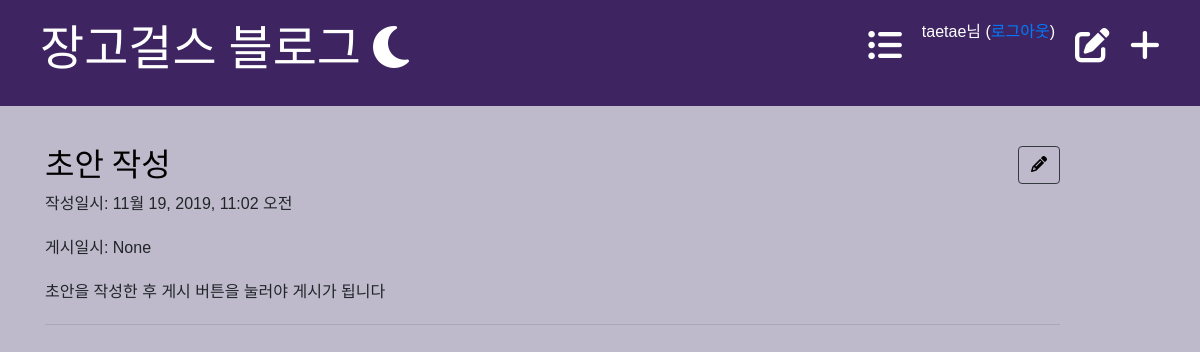
The page /blog/drafts/ (signed in) on the database its author committed.
### blog/models.py (models this page shows, shortened)
class Post(models.Model):
    author = models.ForeignKey(settings.AUTH_USER_MODEL, on_delete=models.CASCADE)
    title = models.CharField(max_length=200)
    text = models.TextField()
    created_date = models.DateTimeField(
        default=timezone.now
    )
    published_date = models.DateTimeField(
        blank=True, null=True
    )

### blog/views.py (the view)
# urls.py: path('drafts/', views.post_draft_list, name='post_draft_list'),
@login_required
def post_draft_list(request):
    posts = Post.objects.filter(published_date__isnull=True).order_by('created_date')
    return render(request, 'blog/post_draft_list.html', {'posts': posts})

### blog/templates/blog/post_draft_list.html
{% extends 'blog/base.html' %}
{% block content %}
    {% for post in posts %}
        <div class="post">
            {% if user.is_authenticated %}
                <a style="float: right;" class="btn btn-outline-dark" href="{% url 'post_edit' pk=post.pk %}" style="float: right">
                    <i class="fas fa-pencil-alt"></i>
                </a>
            {% endif %}
            <h2><a href="{% url 'post_detail' pk=post.pk %}">{{ post.title }}</a></h2>
            <p>작성일시: {{ post.created_date }}</p>
            <p>게시일시: {{ post.published_date }}</p>
            <p id="text">{{ post.text|truncatechars:200 }}</p>
            <hr/>
        </div>
    {% endfor %}
{% endblock %}

### blog/templates/blog/base.html (shortened to what this page needs)
<!DOCTYPE html>
{% load static %}
<html lang="en">
<head>
    <link rel="stylesheet" href="https://stackpath.bootstrapcdn.com/bootstrap/4.3.1/css/bootstrap.min.css">
    <link rel="stylesheet" href="{% static 'css/blog.css' %}">
</head>
<body>
    <div class="page-header">
        {% if user.is_authenticated %}
        <a href="{% url 'post_new' %}" class="top-menu"><i class="fas fa-plus"></i></a>
        <a href="{% url 'post_draft_list' %}" class="top-menu"><i class="fas fa-edit"></i></a>
        <p class="top-menu" style="font-size: 16px;">{{ user.username }}님 (<a href="{% url 'logout' %}">로그아웃</a>)</p>
        {% else %}
        <a href="{% url 'login' %}" class="top-menu"><i class="fas fa-lock"></i></a>
        {% endif %}
        <a href="{% url 'post_list' %}" class="top-menu"><i class="fas fa-list-ul"></i></a>
        <h1><a href="/">장고걸스 블로그 <i class="fas fa-moon"></i></a></h1>
    </div>
<div class="content container">
    <div class="row">
        <div class="col-md-11">
            {% block content %}
            {% endblock %}
        </div>
    </div>
</div>
</body>
</html>

### blog/static/css/blog.css (style rules this page uses)
.page-header { background-color: rgba(30, 0, 73, 0.8); margin-top: 0; padding: 20px 20px 20px 40px; }
.page-header h1, .page-header h1 a, .page-header h1 a:visited, .page-header h1 a:active { color: #ffffff; font-size: 36pt; text-decoration: none; }
h1, h2, h3, h4, .title { font-family: 'Gugi', cursive; }
h2 a { color: rgba(30, 0, 73, 0.8); }
.top-menu, .top-menu:hover, .top-menu:visited { color: #ffffff; float: right; font-size: 26pt; margin-right: 20px; font-family: 'Sunflower', sans-serif; }
.post, p { margin-bottom: 20px; font-family: 'Sunflower', sans-serif; }
.post a { color: rgb(0, 0, 0) }
body { background-color: rgba(18, 0, 66, 0.27); }
.container { margin-top: 40px; }

### rows shown on the page
Post: title "초안 작성", created_date "11월 19, 2019, 11:02 오전", published_date "None", text "초안을 작성한 후 게시 버튼을 눌러야 게시가 됩니다"

### other values the page prints
{{ user.username }} "taetae"
